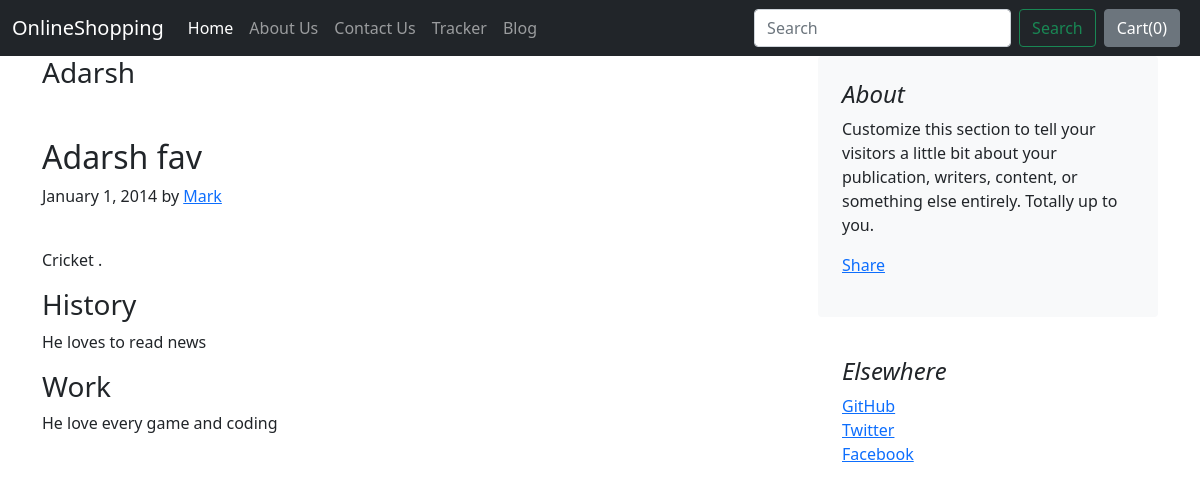
The app's page /blog/blogpost/2 with its own data.
### blog/models.py (models this page shows, shortened)
class Blogpost(models.Model):
    post_id = models.AutoField(primary_key=True)
    title = models.CharField(max_length=50,default="")
    head0=models.CharField(max_length=500,default="")
    chead0=models.CharField(max_length=5000,default="")
    head1=models.CharField(max_length=500,default="")
    chead1=models.CharField(max_length=5000,default="")
    head2=models.CharField(max_length=500,default="")
    chead2=models.CharField(max_length=5000,default="")
    pub_date=models.DateField()
    thumbnail=models.ImageField(upload_to="blog/images", default="")

### blog/views.py (the view)
# urls.py: path("blogpost/<int:id>",views.blogpost,name="blogPost"),
def blogpost(request,id):
    post=Blogpost.objects.filter(post_id=id)[0]
    return render(request,"blog/blogpost.html",{'post':post})

### blog/templates/blog/blogpost.html (shortened to what this page needs)
{% extends 'blog/basic.html' %}
{% block body %}
<div class="container">
    <div class="row g-5">
        <div class="col-md-8">
            <h3 class="pb-4 mb-4 ">
              {{post.title}}
            </h3>
            <article class="blog-post">
                <h2>{{post.head0}}</h2>
                <p class="blog-post-meta">January 1, 2014 by <a href="#">Mark</a></p>
               <div class="fb-like" data-href="http://127.0.0.1:8000/blog/blogpost/{{post.post_id}}" data-layout="standard" data-action="like" data-size="large" data-show-faces="false" data-share="true"></div><br>
                <p>{{post.chead0}} .</p>
                <h3>{{post.head1}}</h3>
                <p>{{post.chead1}}
                </p>
                <h3>{{post.head2}}</h3>
                <p>{{post.chead2}}</p>
        </div>
        <div class="col-md-4">
            <div class="position-sticky" style="top: 2rem;">
                <div class="p-4 mb-3 bg-light rounded">
                    <h4 class="fst-italic">About</h4>
                    <p class="mb-0">Customize this section to tell your visitors a little bit about your publication,
                        writers, content, or something else entirely. Totally up to you.</p>
                    <div class="my-3 fb-share-button" data-href="http://127.0.0.1:8000/blog/blogpost/{{post.post_id}}" data-layout="button_count" data-size="large"><a target="_blank" href="https://www.facebook.com/sharer/sharer.php?u=http%3A%2F%2F127.0.0.1%3A8000%2Fblog%2Fblogpost%2F4&src=sdkpreparse" class="fb-xfbml-parse-ignore">Share</a></div>
                </div>
                <div class="p-4">
                    <h4 class="fst-italic">Elsewhere</h4>
                    <ol class="list-unstyled">
                        <li><a href="#">GitHub</a></li>
                        <li><a href="#">Twitter</a></li>
                        <li><a href="#">Facebook</a></li>
                    </ol>
                </div>
            </div>
        </div>
    </div>
</div>
{% endblock %}

### records on screen
Blogpost: title "Adarsh", head0 "Adarsh fav", chead0 "Cricket", head1 "History", chead1 "He loves to read news", head2 "Work", chead2 "He love every game and coding"
